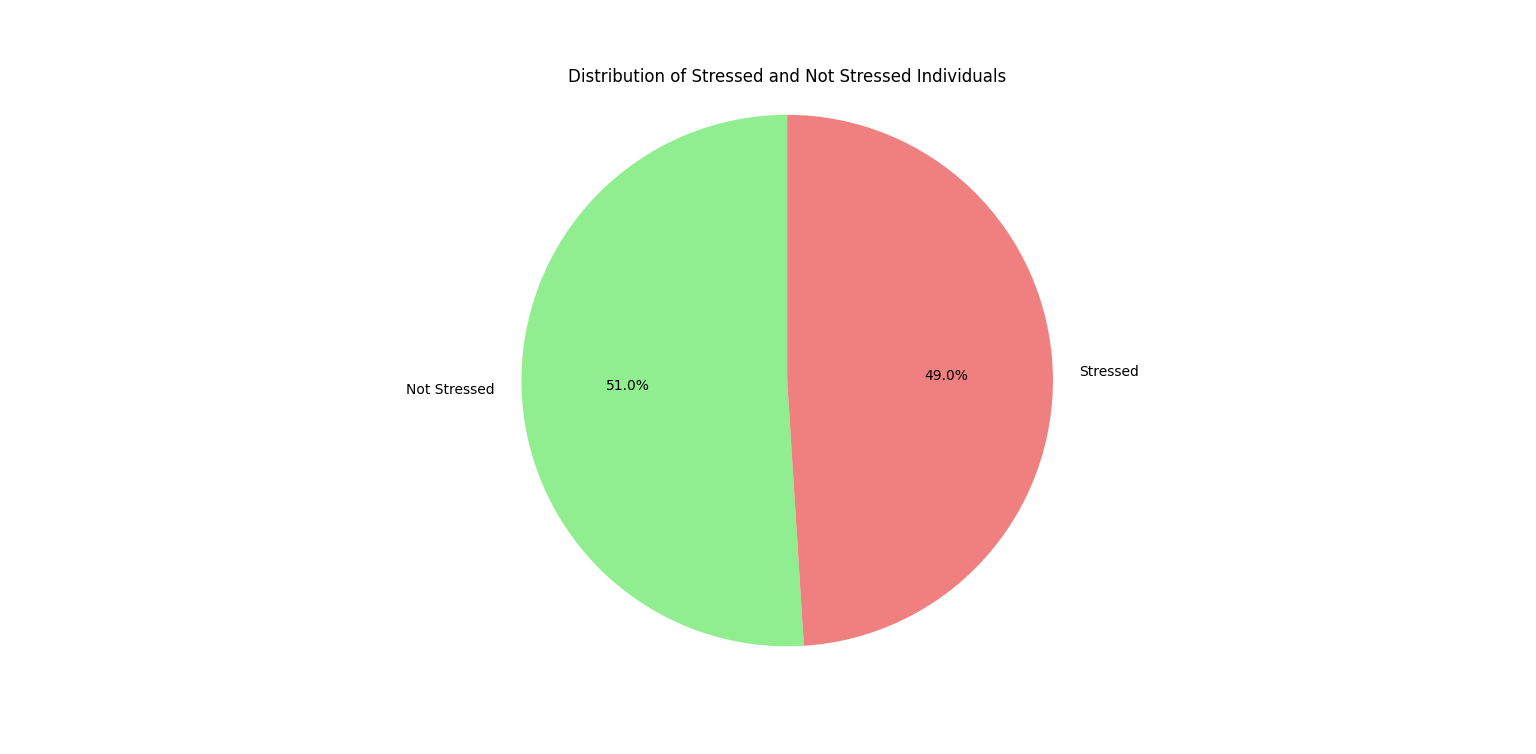

Recreate this plot in Python.
import pandas as pd
import matplotlib.pyplot as plt

# Load the dataset
data = pd.read_csv('Stress_prediction_data.csv')

# Count the number of stressed and not stressed individuals
stress_counts = data['Stress Level'].value_counts()

# Create a pie chart
plt.figure(figsize=(8, 8))
plt.pie(stress_counts, labels=['Not Stressed', 'Stressed'], autopct='%1.1f%%', startangle=90, colors=['lightgreen', 'lightcoral'])
plt.title('Distribution of Stressed and Not Stressed Individuals')
plt.axis('equal')  # Equal aspect ratio ensures the pie chart is circular
plt.show()
